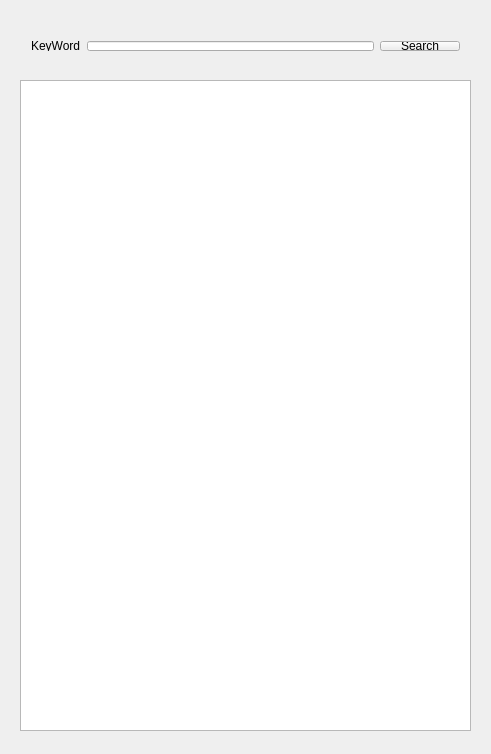
<?xml version="1.0" encoding="UTF-8"?>
<ui version="4.0">
 <class>TextFinder</class>
 <widget class="QWidget" name="TextFinder">
  <property name="geometry">
   <rect>
    <x>0</x>
    <y>0</y>
    <width>491</width>
    <height>754</height>
   </rect>
  </property>
  <property name="windowTitle">
   <string>TextFinder</string>
  </property>
  <widget class="QTextEdit" name="textEdit">
   <property name="geometry">
    <rect>
     <x>20</x>
     <y>80</y>
     <width>451</width>
     <height>651</height>
    </rect>
   </property>
  </widget>
  <widget class="QWidget" name="">
   <property name="geometry">
    <rect>
     <x>20</x>
     <y>30</y>
     <width>451</width>
     <height>32</height>
    </rect>
   </property>
   <layout class="QHBoxLayout" name="horizontalLayout">
    <item>
     <widget class="QLabel" name="label">
      <property name="text">
       <string>KeyWord</string>
      </property>
     </widget>
    </item>
    <item>
     <widget class="QLineEdit" name="lineEdit"/>
    </item>
    <item>
     <widget class="QPushButton" name="pushButton">
      <property name="text">
       <string>Search</string>
      </property>
     </widget>
    </item>
   </layout>
  </widget>
 </widget>
 <layoutdefault spacing="6" margin="11"/>
 <resources/>
 <connections/>
</ui>
